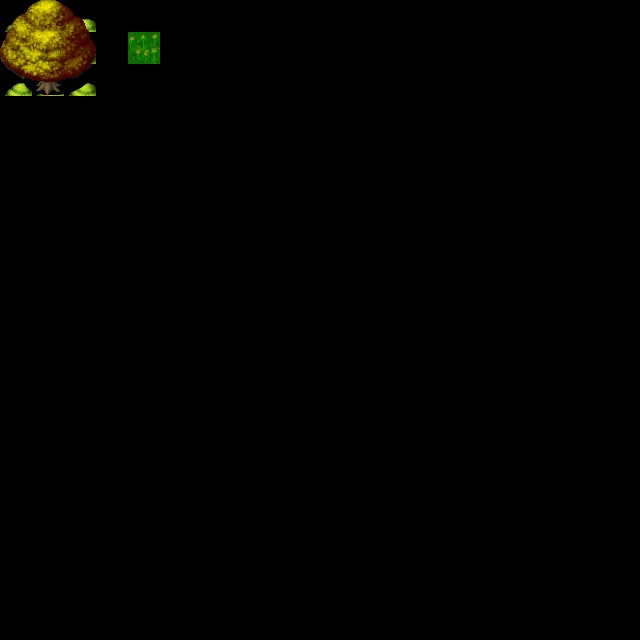

Rendered tile map (Tiled .tmx) drawn with the repository's tilesets; below, a short description and the map source with its tile grids summarised:
An orthogonal 20x20 tile map with 32x32 px tiles, 15 tile layers (regions, input_Hintergrund, output1_Hintergrund, output2_Hintergrund, ...), 2 tilesets.

<map version="1.4" tiledversion="1.4.3" orientation="orthogonal" renderorder="right-down" width="20" height="20" tilewidth="32" tileheight="32" infinite="0" nextlayerid="17" nextobjectid="1">
 <tileset firstgid="1" name="trees_edit" tilewidth="32" tileheight="32" tilecount="754" columns="29">
  <image source="tilesets/trees_edit.png" width="930" height="832" />
 </tileset>
 <tileset firstgid="755" name="floortileset" tilewidth="32" tileheight="32" spacing="2" margin="2" tilecount="64" columns="8">
  <image source="tilesets/floortileset.png" width="272" height="272" />
 </tileset>
 <layer id="1" name="regions" width="20" height="20">
  <data>[400 cells, 10 non-empty, 2 distinct tile ids]</data>
 </layer>
 <layer id="10" name="input_Hintergrund" width="20" height="20">
  <data>[400 cells, 1 non-empty, 1 distinct tile ids]</data>
 </layer>
 <layer id="11" name="output1_Hintergrund" width="20" height="20">
  <data>[400 cells, 1 non-empty, 1 distinct tile ids]</data>
 </layer>
 <layer id="12" name="output2_Hintergrund" width="20" height="20">
  <data>[400 cells, 1 non-empty, 1 distinct tile ids]</data>
 </layer>
 <layer id="13" name="output3_Hintergrund" width="20" height="20">
  <data>[400 cells, 1 non-empty, 1 distinct tile ids]</data>
 </layer>
 <layer id="14" name="output4_Hintergrund" width="20" height="20">
  <data>[400 cells, 1 non-empty, 1 distinct tile ids]</data>
 </layer>
 <layer id="15" name="output5_Hintergrund" width="20" height="20">
  <data>[400 cells, 1 non-empty, 1 distinct tile ids]</data>
 </layer>
 <layer id="16" name="output6_Hintergrund" width="20" height="20">
  <data>[400 cells, 1 non-empty, 1 distinct tile ids]</data>
 </layer>
 <layer id="2" name="input_Wald" width="20" height="20">
  <data>[400 cells, 9 non-empty, 9 distinct tile ids]</data>
 </layer>
 <layer id="3" name="output1_Wald" width="20" height="20">
  <data>[400 cells, 9 non-empty, 9 distinct tile ids]</data>
 </layer>
 <layer id="5" name="output2_Wald" width="20" height="20">
  <data>[400 cells, 9 non-empty, 9 distinct tile ids]</data>
 </layer>
 <layer id="6" name="output3_Wald" width="20" height="20">
  <data>[400 cells, 9 non-empty, 9 distinct tile ids]</data>
 </layer>
 <layer id="7" name="output4_Wald" width="20" height="20">
  <data>[400 cells, 9 non-empty, 9 distinct tile ids]</data>
 </layer>
 <layer id="8" name="output5_Wald" width="20" height="20">
  <data>[400 cells, 9 non-empty, 9 distinct tile ids]</data>
 </layer>
 <layer id="9" name="output6_Wald" width="20" height="20">
  <data>[400 cells, 9 non-empty, 9 distinct tile ids]</data>
 </layer>
</map>
